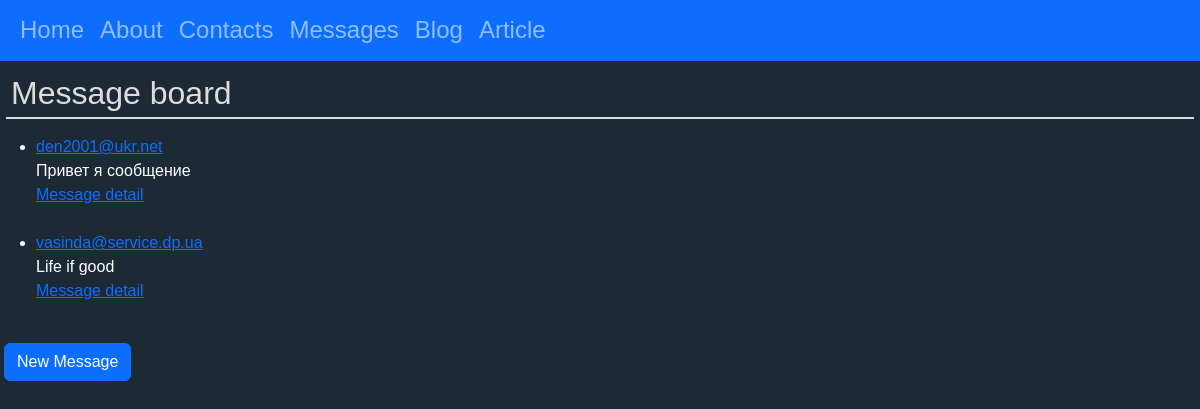
Screenshot of /message/ with the database file from the repository.
### message/models.py (models this page shows, shortened)
class Message(models.Model):
    email = models.EmailField(null=True)
    text = models.TextField()

### message/views.py (the view)
# urls.py: path("", MessagePageView.as_view(), name="message"),
class MessagePageView(ListView):
    model = Message
    template_name = "message.html"

### templates/message.html
{% extends "base.html" %}
{% block content %}
<h2>Message board</h2>
<ul class="mt-3">
    {% for message in message_list %}
    <li><a href="mailto:>{{ message.email }}">{{ message.email }}</a><br>
    {{ message.text }}<br>
    <a  href="{% url 'message_detail' message.pk %}">Message detail</a></li>
    <br>
    {% endfor %}
</ul>
<div>
    <a  class= "btn btn-primary" href="{% url 'message_new' %}">New Message</a>
</div>
{% endblock content %}

### static/css/base.css (style rules this page uses)
body { background-color: #1d2a35; font-family: Verdana, Geneva, Tahoma, sans-serif; color: white; }
h2 { border-bottom: 2px #ddd solid; color: #ddd; text-align: left; padding: 5px; margin: 2px; }

### rows the page displays
Message: email "den2001@ukr.net", text "Привет я сообщение"
Message: email "vasinda@service.dp.ua", text "Life if good"
